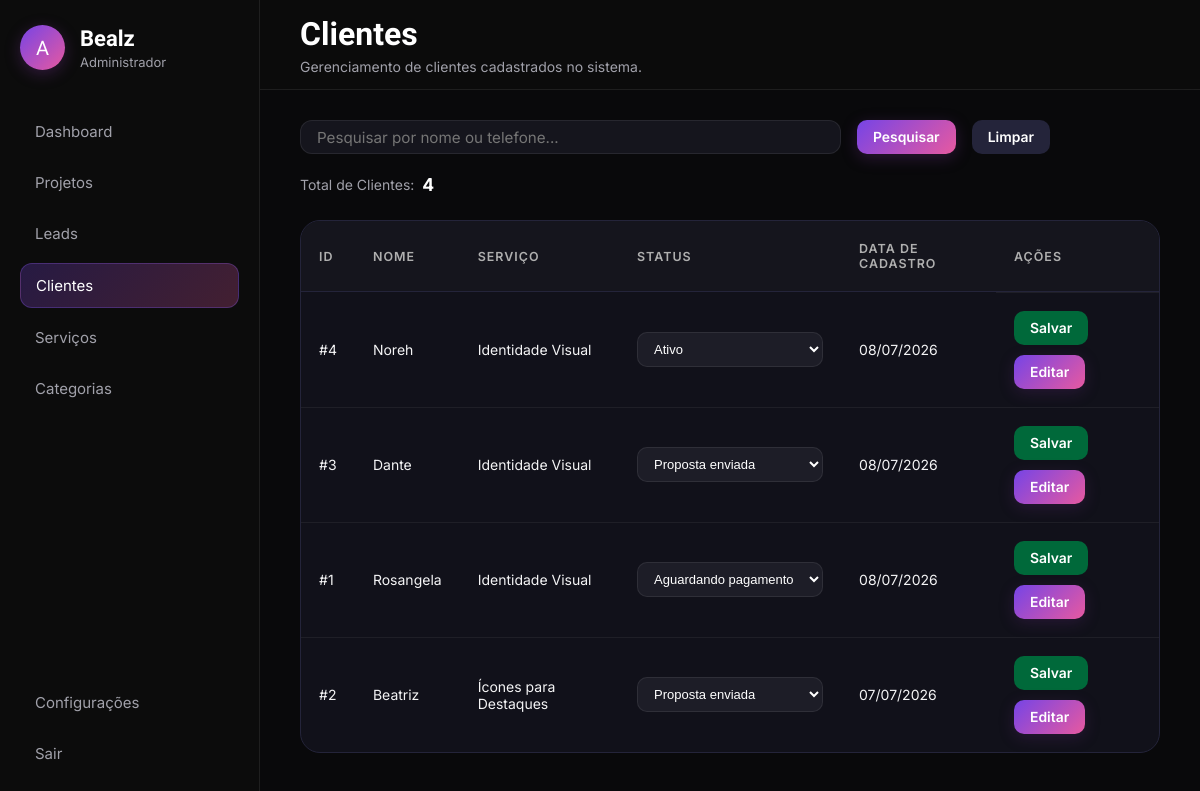
The app's page /admin/clientes.php (signed in), older data.
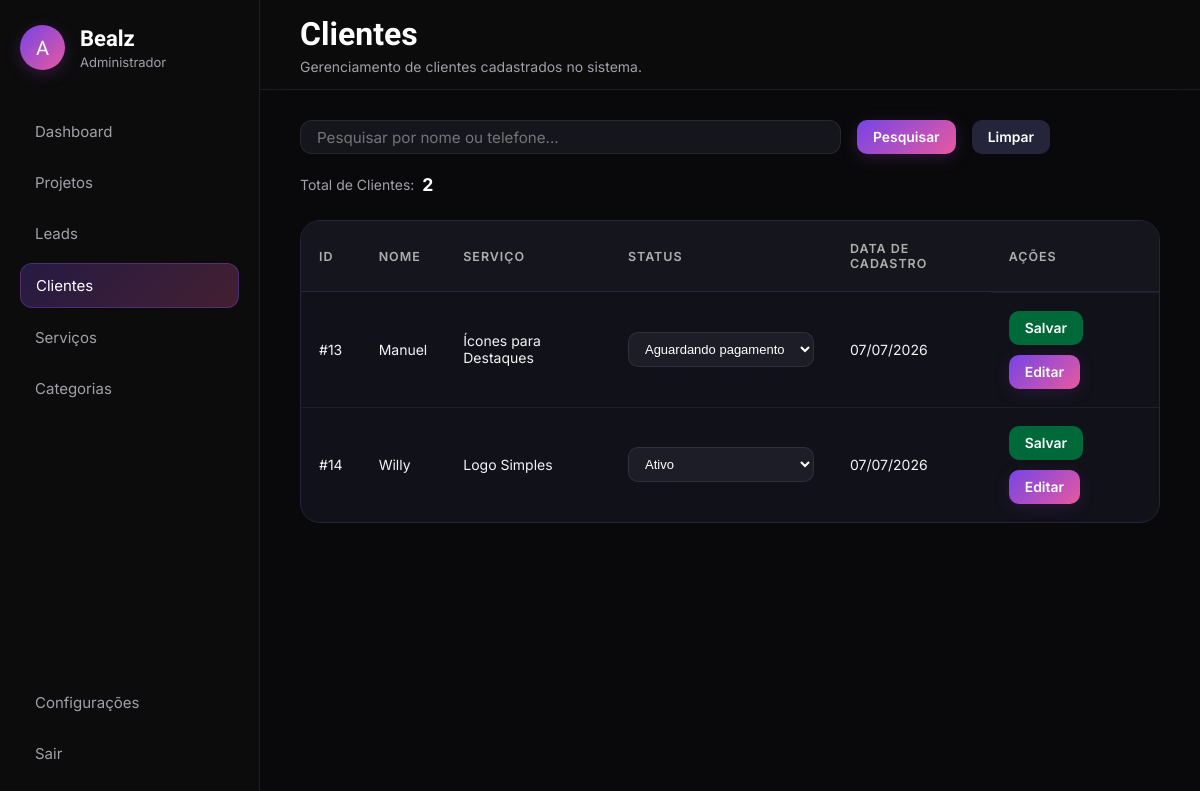
The same page, newer data.
### tables this page shows
CREATE TABLE `clientes` (
  `id` int NOT NULL AUTO_INCREMENT,
  `nome` varchar(100) NOT NULL,
  `email` varchar(150) DEFAULT NULL,
  `telefone` varchar(20) DEFAULT NULL,
  `cpf` varchar(14) DEFAULT NULL,
  `instagram` varchar(100) DEFAULT NULL,
  `servico_id` int NOT NULL,
  `sobre` text,
  `proposta_url` varchar(255) DEFAULT NULL,
  `data_cadastro` datetime NOT NULL,
  `data_atualizacao` timestamp NOT NULL DEFAULT CURRENT_TIMESTAMP ON UPDATE CURRENT_TIMESTAMP,
  `status_clientes` int NOT NULL DEFAULT '1',
  PRIMARY KEY (`id`),
  KEY `servico_id` (`servico_id`),
  KEY `fk_clientes_status_idx` (`status_clientes`),
  CONSTRAINT `clientes_ibfk_1` FOREIGN KEY (`servico_id`) REFERENCES `servicos` (`id`),
  CONSTRAINT `fk_clientes_status` FOREIGN KEY (`status_clientes`) REFERENCES `status_cliente` (`id_status`)
);

CREATE TABLE `servicos` (
  `id` int NOT NULL AUTO_INCREMENT,
  `nome_servicos` varchar(45) NOT NULL,
  PRIMARY KEY (`id`),
  UNIQUE KEY `nome_UNIQUE` (`nome_servicos`)
);

### admin/clientes.php (the view, shortened to what this page needs)
<?php
include("../config_db/conexao.php");
$pesquisa = "";
if (isset($_GET['pesquisa']) && !empty(trim($_GET['pesquisa']))) {
    $pesquisa = mysqli_real_escape_string($conexao, trim($_GET['pesquisa']));
    $where = "WHERE clientes.nome LIKE '%$pesquisa%' OR clientes.telefone LIKE '%$pesquisa%'";
} else {
    $where = "";
}
$sql = "SELECT clientes.*, servicos.nome_servicos AS servico_nome
        FROM clientes
        INNER JOIN servicos ON clientes.servico_id = servicos.id
        $where
        ORDER BY clientes.data_cadastro DESC";
$resultado = mysqli_query($conexao, $sql);
$sqlTotal = "SELECT COUNT(*) AS total FROM clientes $where";
$total = mysqli_fetch_assoc(mysqli_query($conexao, $sqlTotal));
$statusClientes = [
    1 => "Ativo",
    2 => "Inativo",
    3 => "Pausado",
    4 => "Finalizado",
    5 => "Aguardando pagamento",
    6 => "Proposta enviada",
];
$paginaAtiva = "clientes";
$tituloPagina = "Clientes";
$subtituloPagina = "Gerenciamento de clientes cadastrados no sistema.";
?>
<!DOCTYPE html>
<html lang="pt-BR">
<head>
    <link rel="stylesheet" href="assets/css/global.css">
    <link rel="stylesheet" href="assets/css/sidebar-header.css">
    <link rel="stylesheet" href="assets/css/clientes.css">
</head>
<body>
    <?php include("includes/sidebar.php"); ?>
    <?php include("includes/header.php"); ?>
    <main class="content">
        <section class="toolbar">
            <form class="search-box" method="GET">
                <input
                    type="text"
                    name="pesquisa"
                    placeholder="Pesquisar por nome ou telefone..."
                    value="<?= htmlspecialchars($pesquisa); ?>">
                <button type="submit" class="btn btn-search">Pesquisar</button>
                <a href="clientes.php" class="btn btn-clear">Limpar</a>
            </form>
            <div class="lead-counter">
                <span>Total de Clientes:</span>
                <strong><?= $total['total']; ?></strong>
            </div>
        </section>
        <section class="table-container">
            <table class="leads-table">
                <thead>
                    <tr>
                        <th>ID</th>
                        <th>Nome</th>
                        <th>Serviço</th>
                        <th>Status</th>
                        <th>Data de Cadastro</th>
                        <th>Ações</th>
                    </tr>
                </thead>
                <tbody>
                    <?php while ($cliente = mysqli_fetch_assoc($resultado)) { ?>
                        <tr>
                            <td>#<?= $cliente['id']; ?></td>
                            <td><?= htmlspecialchars($cliente['nome']); ?></td>
                            <td><?= htmlspecialchars($cliente['servico_nome']); ?></td>
                            <td>
                                <select class="status-select" data-id="<?= $cliente['id']; ?>">
                                    <?php foreach ($statusClientes as $valor => $texto) { ?>
                                        <option value="<?= $valor; ?>"
                                            <?= $cliente['status_clientes'] == $valor ? 'selected' : ''; ?>>
                                            <?= $texto; ?>
                                        </option>
                                    <?php } ?>
                                </select>
                            </td>
                            <td>
                                <?= date('d/m/Y', strtotime($cliente['data_cadastro'])); ?>
                            </td>
                            <td class="actions">
                                <button class="btn btn-save-status" data-id="<?= $cliente['id']; ?>">Salvar</button>
                                <button class="btn btn-edit" data-id="<?= $cliente['id']; ?>">Editar</button>
                            </td>
                        </tr>
                    <?php } ?>
                </tbody>
            </table>
        </section>
    </main>
</body>
</html>

### admin/includes/sidebar.php
<aside class="sidebar">
   <div class="sidebar-top">
        <div class="admin-profile">
            <div class="admin-avatar">
                A
            </div>
            <div>
                <h1>Bealz</h1>
                <p>Administrador</p>
            </div>
        </div>
    </div>
    <nav class="sidebar-menu">
        <a href="painel.php" class="<?= $paginaAtiva == 'dashboard' ? 'active' : '' ?>">Dashboard</a>
        <a href="projetos.php" class="<?= $paginaAtiva == 'projetos' ? 'active' : '' ?>">Projetos</a>
        <a href="leads.php" class="<?= $paginaAtiva == 'leads' ? 'active' : '' ?>">Leads</a>
        <a href="clientes.php" class="<?= $paginaAtiva == 'clientes' ? 'active' : '' ?>">Clientes</a>
        <a href="servicos.php" class="<?= $paginaAtiva == 'servicos' ? 'active' : '' ?>">Serviços</a>
        <a href="categorias.php" class="<?= $paginaAtiva == 'categorias' ? 'active' : '' ?>">Categorias</a>
    </nav>
    <div class="sidebar-bottom">
        <a href="configuracoes.php" class="<?= $paginaAtiva == 'configuracoes' ? 'active' : '' ?>">
            Configurações
        </a>
        <a href="logout.php">
            Sair
        </a>
    </div>
</aside>

### admin/includes/header.php
<header class="header">
    <div class="header-content">
        <h1><?= $tituloPagina ?></h1>
        <p><?= $subtituloPagina ?></p>
    </div>
</header>

### admin/assets/css/global.css (style rules this page uses)
* { margin:0; padding:0; box-sizing:border-box; }
body { min-height:100vh; background:#09090b; color:white; font-family:"Inter", sans-serif; }
.content { margin-left:260px; padding-top:90px; padding:120px 40px 40px; }

### admin/assets/css/sidebar-header.css (style rules this page uses)
.sidebar { position: fixed; left: 0; top: 0; width: 260px; height: 100vh; padding: 25px 20px; background: rgba(13, 13, 13, 0.85); backdrop-filter: blur(15px); -webkit-backdrop-filter: blur(15px); border-right: 1px solid rgba(255, 255, 255, 0.08); display: flex; flex-direction: column; z-index: 1000; }
.sidebar-top { margin-bottom: 40px; }
.admin-profile { display: flex; align-items: center; gap: 15px; }
.admin-avatar { width: 45px; height: 45px; border-radius: 50%; display: flex; align-items: center; justify-content: center; font-family: "Bricolage Grotesque", sans-serif; font-size: 20px; color: white; background: linear-gradient(135deg, #7644E6, #e759a0); box-shadow: 0px 4px 15px rgba(105, 45, 133, 0.4); }
.admin-profile h1 { margin: 0; font-family: "Bricolage Grotesque", sans-serif; font-size: 22px; color: white; }
.admin-profile p { margin: 3px 0 0; font-family: "Inter", sans-serif; font-size: 13px; color: #a1a1aa; }
.sidebar-menu { display: flex; flex-direction: column; gap: 8px; }
.sidebar a { text-decoration: none; color: #a1a1aa; padding: 12px 15px; border-radius: 12px; font-family: "Inter", sans-serif; font-size: 15px; transition: .3s; }
.sidebar a.active { color: white; background: linear-gradient(135deg, rgba(118, 68, 230, .25), rgba(231, 89, 160, .25)); border: 1px solid rgba(139, 92, 246, .3); }
.sidebar-bottom { margin-top: auto; display: flex; flex-direction: column; gap: 8px; }
.header { position: fixed; top: 0; left: 260px; right: 0; height: 90px; background: rgba(13, 13, 13, 0.75); backdrop-filter: blur(15px); -webkit-backdrop-filter: blur(15px); border-bottom: 1px solid rgba(255, 255, 255, .08); display: flex; align-items: center; padding: 0 40px; z-index: 900; }
.header-content h1 { margin: 0; font-family: "Bricolage Grotesque", sans-serif; font-size: 32px; color: white; }
.header-content p { margin: 5px 0 0; font-family: "Inter", sans-serif; font-size: 14px; color: #a1a1aa; }

### admin/assets/css/clientes.css (style rules this page uses)
.btn { padding: 9px 16px; border: none; border-radius: 10px; cursor: pointer; font-weight: 600; font-family: "Inter", sans-serif; font-size: 1rem; transition: .2s; }
.toolbar { display: flex; justify-content: space-between; align-items: center; margin-bottom: 25px; flex-wrap: wrap; gap: 20px; }
.search-box { width: 100%; display: flex; flex-direction: row; max-width: 750px; gap: 1rem; }
.search-box input { width: 100%; padding: 5px 16px; background: #15151d; border: 1px solid rgba(255, 255, 255, .08); border-radius: 12px; color: #fff; font-size: .95rem; font-family: "Inter", sans-serif; outline: none; transition: .2s; }
.btn-search { background: linear-gradient(135deg, #7644E6, #e759a0); color: #fff; font-size: 0.87rem; box-shadow: 0px 4px 15px rgba(105, 45, 133, 0.35); }
.btn-clear { font-size: 0.87rem; display: inline-flex; align-items: center; text-decoration: none; background: #24243A; color: #fff; }
.lead-counter { display: flex; align-items: center; gap: 8px; color: #a1a1aa; white-space: nowrap; font-size: 14px; }
.lead-counter strong { color: #ffffff; font-size: 1.1rem; }
.table-container { background: #11111A; border: 1px solid #24243A; border-radius: 20px; padding: 0; overflow: hidden; overflow-x: auto; transition: .2s ease; }
.leads-table { width: 100%; border-collapse: collapse; color: #f1f1f1; }
.leads-table thead { background: #15151d; }
.leads-table th { text-align: left; padding: 20px 18px; color: #afafaf; font-family: "Inter", sans-serif; font-size: .78rem; font-weight: 600; text-transform: uppercase; letter-spacing: .08em; border-bottom: 1px solid #24243A; }
.leads-table td { padding: 18px; border-top: 1px solid rgba(255, 255, 255, .06); font-size: 14px; color: #f4f4f5; }
.leads-table tbody tr { transition: .2s ease; }
.status-select { background: #1d1d27; border: 1px solid rgba(255, 255, 255, .08); border-radius: 10px; color: #fff; padding: 8px 12px; font-size: 13px; cursor: pointer; outline: none; }
.actions { display: flex; gap: 10px; flex-wrap: wrap; }
.btn-save-status { font-size: 0.87rem; background: #00693a; color: #ffffff; }
.btn-edit { font-size: 0.87rem; background: linear-gradient(135deg, #7644E6, #e759a0); color: #ffffff; box-shadow: 0px 4px 15px rgba(105, 45, 133, 0.25); }

Row changes from the older to the newer data that the page shows:
removed clientes: id "4", nome "Noreh", servico.nome_servicos "Identidade Visual", status_clientes+id "Ativo", data_cadastro "08/07/2026"
removed clientes: id "3", nome "Dante", servico.nome_servicos "Identidade Visual", status_clientes+id "Proposta enviada", data_cadastro "08/07/2026"
removed clientes: id "1", nome "Rosangela", servico.nome_servicos "Identidade Visual", status_clientes+id "Aguardando pagamento", data_cadastro "08/07/2026"
removed clientes: id "2", nome "Beatriz", servico.nome_servicos "Ícones para Destaques", status_clientes+id "Proposta enviada", data_cadastro "07/07/2026"
added clientes: id "13", nome "Manuel", servico.nome_servicos "Ícones para Destaques", status_clientes+id "Aguardando pagamento", data_cadastro "07/07/2026"
added clientes: id "14", nome "Willy", servico.nome_servicos "Logo Simples", status_clientes+id "Ativo", data_cadastro "07/07/2026"
Text that changed along with them:
$total['total']: "4" → "2"
